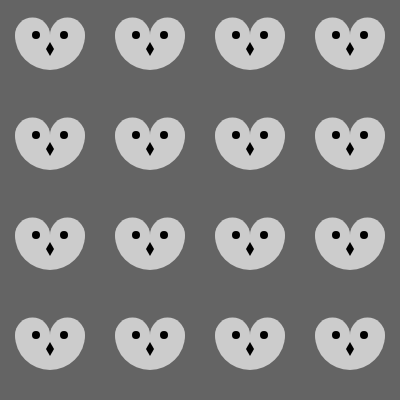
Frame 1 (no input)
Frame 60 (no input): identical to frame 1, image omitted
Frame 120 (the mouse pressed at the canvas centre since frame 60): identical to frame 1, image omitted

The p5.js sketch that drew this single still picture (run headless with seeded random() and noise() and a simulated clock; from frame 60 on, the mouse is pressed at the canvas centre):

// p5.js sketch
// ── sketch.js
function setup() {
  createCanvas(400,400); 
}

function draw(){
  background(100);
  translate(50,100);
  for(var i=0; i < 400; i+=100){
    for(var j=0; j < 400; j+=100){
      push();
      translate(i,j);
      owl();
      pop();      
    }
  }

}
function owl(){
  push();
  stroke(0);
  line(0,-35,0,-65);
  noStroke();
  fill(204);
  ellipse(-17.5, -65,35,35);//left eye dome
  ellipse(17.5,-65,35,35);//right eye dome
  arc(0,-65,70,70,0,PI);//chin
  fill(0);
  ellipse(-14,-65,8,8);//left eye
  ellipse(14,-65,8,8);//right eye
  quad(0,-58,4,-51,0,-44,-4,-51);//beak
  pop();
}
